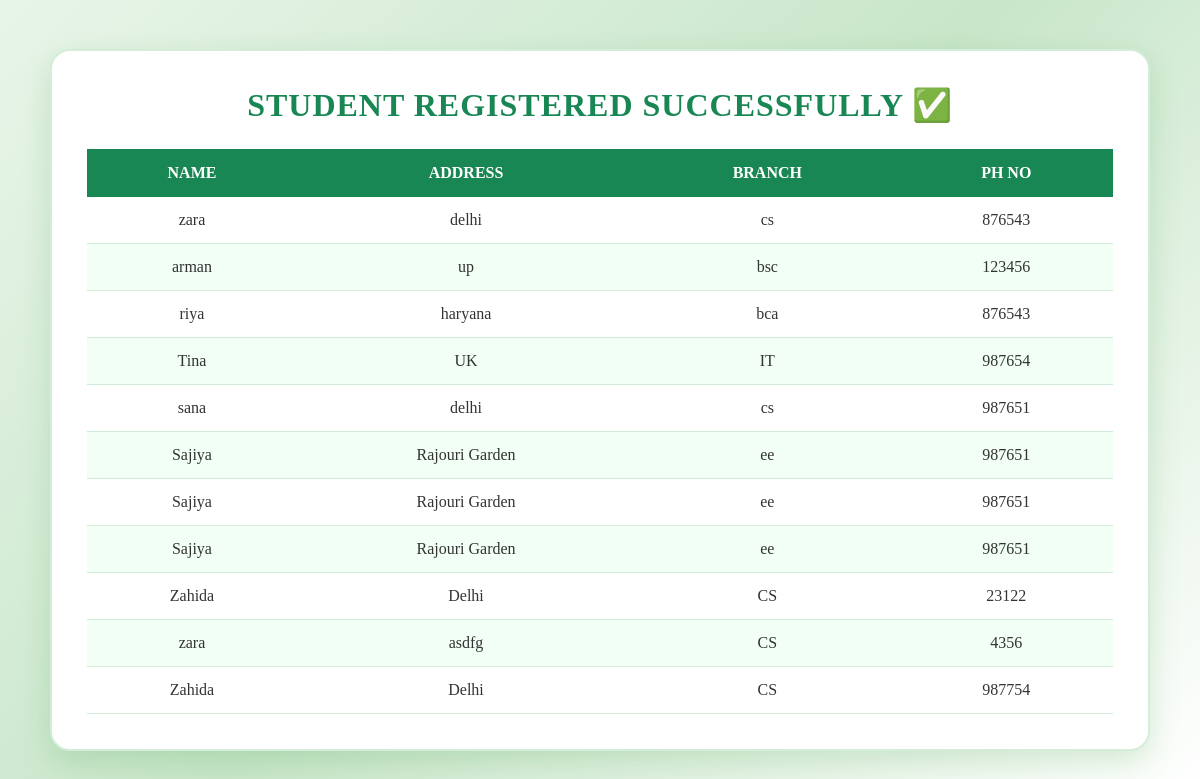
/disp/, run on the app's committed database.
### app/models.py (models this page shows)
class myclass(models.Model):
    name = models.CharField(max_length=100)
    address = models.CharField(max_length=100)
    branch = models.CharField(max_length=5)
    ph_number = models.IntegerField()

### app/views.py (the view)
# urls.py: path('disp/',views.disp),
def disp(request):
    data =  myclass.objects.all()
    return render(request,"disp.html",{"data":data})

### templates/disp.html (shortened to what this page needs)
<!DOCTYPE html>
{% load static%}
<html lang="en">
<head>
    <link rel="stylesheet" href="{% static 'css/disp.css'%}">
</head>
<body>
    <div class="container">
    <h1>STUDENT REGISTERED SUCCESSFULLY ✅</h1>
    <div class="table-wrapper">
        <table>
            <thead>
                <tr>
                    <th>Name</th>
                    <th>Address</th>
                    <th>Branch</th>
                    <th>Ph No</th>
                </tr>
            </thead>
            <tbody>
                {% for i in data %}
                <tr>
                    <td>{{i.name}}</td>
                    <td>{{i.address}}</td>
                    <td>{{i.branch}}</td>
                    <td>{{i.ph_number}}</td>
                </tr>
                {% endfor %}
            </tbody>
        </table>
    </div>
</div>
</body>
</html>

### static/css/disp.css (style rules this page uses)
* { margin:0; padding:0; box-sizing:border-box; font-family:'Times New Roman'; }
body { min-height:100vh; display:flex; justify-content:center; align-items:center; padding:20px; background:linear-gradient( 135deg, #e8f5e9, #c8e6c9, #ffffff ); }
.container { width:100%; max-width:1100px; background:#ffffff; padding:35px; border-radius:20px; box-shadow:0 10px 30px rgba(0,128,0,0.15); border:2px solid #d4edda; }
.container h1 { text-align:center; color:#198754; margin-bottom:25px; letter-spacing:1px; }
.table-wrapper { width:100%; overflow-x:auto; }
table { width:100%; border-collapse:collapse; min-width:600px; }
th { background:#198754; color:white; padding:15px; font-size:1rem; text-transform:uppercase; }
td { padding:14px; text-align:center; border-bottom:1px solid #d4edda; color:#333; }
tr:nth-child(even) { background:#f1fff4; }
tr:nth-child(odd) { background:#ffffff; }

### data on the page
myclass: name "zara", address "delhi", branch "cs", ph_number "876543"
myclass: name "arman", address "up", branch "bsc", ph_number "123456"
myclass: name "riya", address "haryana", branch "bca", ph_number "876543"
myclass: name "Tina", address "UK", branch "IT", ph_number "987654"
myclass: name "sana", address "delhi", branch "cs", ph_number "987651"
myclass: name "Sajiya", address "Rajouri Garden", branch "ee", ph_number "987651"
myclass: name "Sajiya", address "Rajouri Garden", branch "ee", ph_number "987651"
myclass: name "Sajiya", address "Rajouri Garden", branch "ee", ph_number "987651"
myclass: name "Zahida", address "Delhi", branch "CS", ph_number "23122"
myclass: name "zara", address "asdfg", branch "CS", ph_number "4356"
myclass: name "Zahida", address "Delhi", branch "CS", ph_number "987754"
